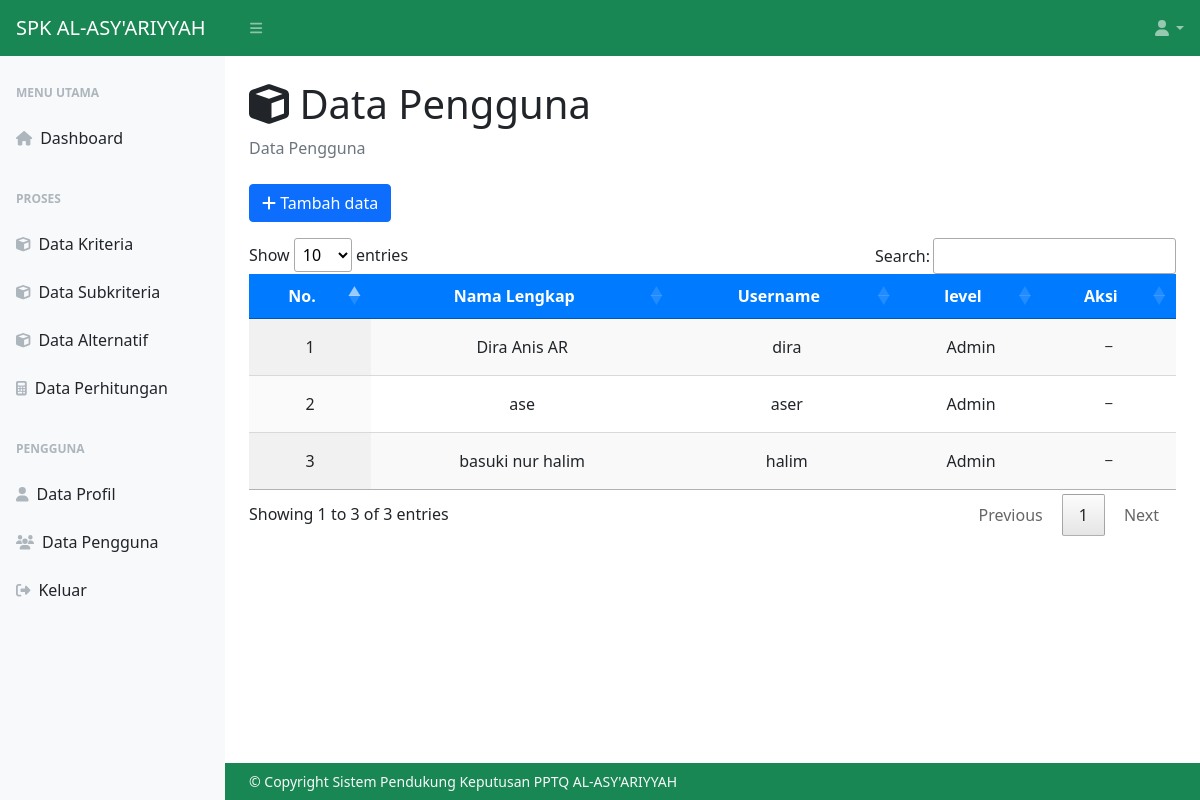
The app's page /data-pengguna.php (signed in) with its own data.
### tables this page shows
CREATE TABLE `pengguna` (
  `id_pengguna` int(11) NOT NULL,
  `nama` varchar(25) NOT NULL,
  `username` varchar(20) NOT NULL,
  `password` varchar(255) NOT NULL,
  `level` set('Admin') NOT NULL
);

### data-pengguna.php (the view, shortened to what this page needs)
<?php
include 'koneksi.php';
?>
<!DOCTYPE html>
<html lang="en">
<head>
    <link href="css/styles_dash1.css" rel="stylesheet" />
    <link rel="stylesheet" type="text/css" href="css/jquery.dataTables.css">
</head>
<body class="sb-nav-fixed">
    <nav class="sb-topnav navbar navbar-expand navbar-dark bg-success hstack gap-3">
        <a class="navbar-brand ps-3" href="menu-utama.php">SPK AL-ASY'ARIYYAH</a>
        <button class="btn btn-link btn-sm order-1 order-lg-0 me-4 me-lg-0" id="sidebarToggle" href="#!"><i class="fas fa-bars"></i></button>
        <ul class="navbar-nav ms-auto pe-2">
            <li class="nav-item dropdown">
                <a class="nav-link dropdown-toggle" id="navbarDropdown" href="#" role="button" data-bs-toggle="dropdown" aria-expanded="false"><i class="fas fa-user fa-fw"></i></a>
            </li>
        </ul>
    </nav>
    <div id="layoutSidenav">
        <div id="layoutSidenav_nav">
            <nav class="sb-sidenav accordion sb-sidenav-light" id="sidenavAccordion">
                <div class="sb-sidenav-menu">
                    <div class="nav">
                        <div class="sb-sidenav-menu-heading">Menu Utama</div>
                        <a class="nav-link" href="menu-utama.php">
                            <div class="sb-nav-link-icon"><i class="fas fa-home"></i></div>
                            Dashboard
                        </a>
                        <div class="sb-sidenav-menu-heading">Proses</div>
                        <?php
                        if ($_SESSION['level'] == "Admin") {
                            echo "
                                <a class='nav-link' href='data-kriteria.php'>
                                    <div class='sb-nav-link-icon'><i class='fas fa-cube'></i></div>
                                    Data Kriteria
                                </a>
                                <a class='nav-link' href='data-subkriteria.php'>
                                    <div class='sb-nav-link-icon'><i class='fas fa-cube'></i></div>
                                    Data Subkriteria
                                </a>
                                ";
                        }
                        ?>
                        <a class="nav-link" href="data-alternatif.php">
                            <div class="sb-nav-link-icon"><i class="fas fa-cube"></i></div>
                            Data Alternatif
                        </a>
                        <a class="nav-link" href="data-perhitungan.php">
                            <div class="sb-nav-link-icon"><i class="fas fa-calculator"></i></div>
                            Data Perhitungan
                        </a>
                        <div class="sb-sidenav-menu-heading">Pengguna</div>
                        <a class="nav-link" href="data-profile.php">
                            <div class="sb-nav-link-icon"><i class="fas fa-user"></i></div>
                            Data Profil
                        </a>
                        <?php
                        if ($_SESSION['level'] == "Admin") {
                            echo "
                                <a class='nav-link' href='data-pengguna.php'>
                                    <div class='sb-nav-link-icon'><i class='fas fa-users'></i></div>
                                    Data Pengguna
                                </a>
                                ";
                        }
                        ?>
                        <a class="nav-link" href="#" data-bs-toggle="modal" data-bs-target="#keluar">
                            <div class="sb-nav-link-icon"><i class="fas fa-sign-out-alt"></i></div>
                            Keluar
                        </a>
                    </div>
                </div>
            </nav>
        </div>
        <div id="layoutSidenav_content">
            <main>
                <div class="container-fluid px-4">
                    <h1 class="mt-4"><i class="fas fa-cube"></i> Data Pengguna</h1>
                    <ol class="breadcrumb mb-4">
                        <li class="breadcrumb-item active">Data Pengguna</li>
                    </ol>
                    <div class="row">
                        <div class="col-sm-12">
                            <a class="btn btn-primary" data-bs-toggle="modal" data-bs-target="#tambah_data"><i class="fas fa-plus"></i> Tambah data</a>
                            <div class="table-responsive mt-3">
                                <table id="data-pengguna" class="cell-bordered display" width="100%">
                                    <thead class="bg-primary">
                                        <tr>
                                            <th class="text-center text-white">No.</th>
                                            <th class="text-center text-white">Nama Lengkap</th>
                                            <th class="text-center text-white">Username</th>
                                            <th class="text-center text-white">level</th>
                                            <th class="text-center text-white">Aksi</th>
                                        </tr>
                                    </thead>
                                    <tbody>
                                        <?php
                                        $query = mysqli_query($koneksi, "SELECT * FROM pengguna");
                                        $no = 1;
                                        while ($baris = mysqli_fetch_array($query)) {
                                        ?>
                                            <tr>
                                                <td class="text-center"><?= $no; ?></td>
                                                <td class="text-center"><?= $baris['nama']; ?></td>
                                                <td class="text-center"><?= $baris['username']; ?></td>
                                                <td class="text-center"><?= $baris['level']; ?></td>
                                                <td class="text-center">
                                                    <?php
                                                    if ($baris['level'] != "Admin") {
                                                    ?>
                                                        <div class="d-flex justify-content-center">
                                                            <a class="btn btn-warning me-2" data-bs-toggle="modal" data-bs-target="#edit_data<?= $baris['id_pengguna']; ?>"><i class="fas fa-pencil"></i></a>
                                                            <a class="btn btn-danger" data-bs-toggle="modal" data-bs-target="#hapus_data<?= $baris['id_pengguna']; ?>"><i class="fas fa-trash"></i></a>
                                                        </div>
                                                    <?php
                                                    } else {
                                                        echo "
                                                        <p>_</p>
                                                        ";
                                                    }
                                                    ?>
                                                </td>
                                            </tr>
                                        <?php
                                            $no++;
                                        }
                                        ?>
                                    </tbody>
                                </table>
                            </div>
                        </div>
                    </div>
                </div>
            </main>
            <footer class="py-2 bg-success mt-auto">
                <div class="container-fluid px-4">
                    <div class="d-flex align-items-center justify-content-between small">
                        <div class="text-light text  ">&copy; Copyright Sistem Pendukung Keputusan PPTQ AL-ASY'ARIYYAH </div>
                    </div>
                </div>
            </footer>
        </div>
    </div>
</body>
</html>

### records on screen
pengguna: nama "Dira Anis AR", username "dira", level "Admin", shows "_"
pengguna: nama "ase", username "aser", level "Admin", shows "_"
pengguna: nama "basuki nur halim", username "halim", level "Admin", shows "_"
